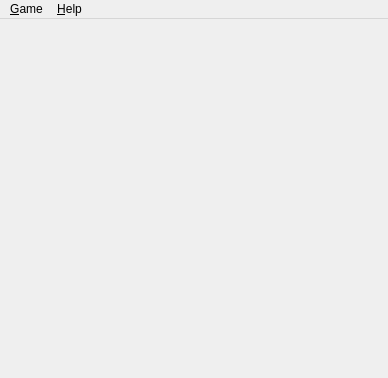
<?xml version="1.0" encoding="UTF-8"?>
<ui version="4.0">
 <class>MainWindow</class>
 <widget class="QMainWindow" name="MainWindow">
  <property name="enabled">
   <bool>true</bool>
  </property>
  <property name="geometry">
   <rect>
    <x>0</x>
    <y>0</y>
    <width>388</width>
    <height>378</height>
   </rect>
  </property>
  <property name="windowTitle">
   <string>KBang Client</string>
  </property>
  <property name="autoFillBackground">
   <bool>false</bool>
  </property>
  <property name="styleSheet">
   <string notr="true"/>
  </property>
  <widget class="QWidget" name="mp_centralWidget">
   <property name="autoFillBackground">
    <bool>false</bool>
   </property>
   <property name="styleSheet">
    <string notr="true"/>
   </property>
   <layout class="QGridLayout" name="gridLayout">
    <property name="spacing">
     <number>0</number>
    </property>
    <item row="0" column="0">
     <layout class="QHBoxLayout" name="horizontalLayout_5">
      <property name="spacing">
       <number>0</number>
      </property>
      <item>
       <spacer name="horizontalSpacer_6">
        <property name="orientation">
         <enum>Qt::Horizontal</enum>
        </property>
        <property name="sizeType">
         <enum>QSizePolicy::Preferred</enum>
        </property>
        <property name="sizeHint" stdset="0">
         <size>
          <width>15</width>
          <height>15</height>
         </size>
        </property>
       </spacer>
      </item>
      <item>
       <layout class="QVBoxLayout" name="verticalLayout_5">
        <property name="spacing">
         <number>0</number>
        </property>
        <item>
         <spacer name="verticalSpacer_5">
          <property name="orientation">
           <enum>Qt::Vertical</enum>
          </property>
          <property name="sizeType">
           <enum>QSizePolicy::Preferred</enum>
          </property>
          <property name="sizeHint" stdset="0">
           <size>
            <width>15</width>
            <height>10</height>
           </size>
          </property>
         </spacer>
        </item>
        <item>
         <widget class="client::OpponentWidget" name="mp_opponent2" native="true">
          <property name="sizePolicy">
           <sizepolicy hsizetype="Fixed" vsizetype="Fixed">
            <horstretch>0</horstretch>
            <verstretch>0</verstretch>
           </sizepolicy>
          </property>
          <property name="minimumSize">
           <size>
            <width>0</width>
            <height>0</height>
           </size>
          </property>
         </widget>
        </item>
       </layout>
      </item>
     </layout>
    </item>
    <item row="0" column="1">
     <layout class="QHBoxLayout" name="horizontalLayout_6">
      <property name="spacing">
       <number>0</number>
      </property>
      <item>
       <spacer name="horizontalSpacer_7">
        <property name="orientation">
         <enum>Qt::Horizontal</enum>
        </property>
        <property name="sizeType">
         <enum>QSizePolicy::Preferred</enum>
        </property>
        <property name="sizeHint" stdset="0">
         <size>
          <width>10</width>
          <height>15</height>
         </size>
        </property>
       </spacer>
      </item>
      <item>
       <layout class="QVBoxLayout" name="verticalLayout_6">
        <property name="spacing">
         <number>0</number>
        </property>
        <item>
         <widget class="client::OpponentWidget" name="mp_opponent3" native="true">
          <property name="sizePolicy">
           <sizepolicy hsizetype="Fixed" vsizetype="Fixed">
            <horstretch>0</horstretch>
            <verstretch>0</verstretch>
           </sizepolicy>
          </property>
          <property name="minimumSize">
           <size>
            <width>0</width>
            <height>0</height>
           </size>
          </property>
         </widget>
        </item>
        <item>
         <spacer name="verticalSpacer_6">
          <property name="orientation">
           <enum>Qt::Vertical</enum>
          </property>
          <property name="sizeType">
           <enum>QSizePolicy::Expanding</enum>
          </property>
          <property name="sizeHint" stdset="0">
           <size>
            <width>15</width>
            <height>10</height>
           </size>
          </property>
         </spacer>
        </item>
       </layout>
      </item>
     </layout>
    </item>
    <item row="0" column="2">
     <spacer name="horizontalSpacer_9">
      <property name="orientation">
       <enum>Qt::Horizontal</enum>
      </property>
      <property name="sizeType">
       <enum>QSizePolicy::Maximum</enum>
      </property>
      <property name="sizeHint" stdset="0">
       <size>
        <width>50</width>
        <height>20</height>
       </size>
      </property>
     </spacer>
    </item>
    <item row="0" column="3">
     <layout class="QHBoxLayout" name="horizontalLayout_7">
      <item>
       <layout class="QVBoxLayout" name="verticalLayout_7">
        <item>
         <widget class="client::OpponentWidget" name="mp_opponent4" native="true">
          <property name="sizePolicy">
           <sizepolicy hsizetype="Fixed" vsizetype="Fixed">
            <horstretch>0</horstretch>
            <verstretch>0</verstretch>
           </sizepolicy>
          </property>
          <property name="minimumSize">
           <size>
            <width>0</width>
            <height>0</height>
           </size>
          </property>
         </widget>
        </item>
        <item>
         <spacer name="verticalSpacer_7">
          <property name="orientation">
           <enum>Qt::Vertical</enum>
          </property>
          <property name="sizeType">
           <enum>QSizePolicy::Expanding</enum>
          </property>
          <property name="sizeHint" stdset="0">
           <size>
            <width>15</width>
            <height>10</height>
           </size>
          </property>
         </spacer>
        </item>
       </layout>
      </item>
      <item>
       <spacer name="horizontalSpacer_8">
        <property name="orientation">
         <enum>Qt::Horizontal</enum>
        </property>
        <property name="sizeType">
         <enum>QSizePolicy::Preferred</enum>
        </property>
        <property name="sizeHint" stdset="0">
         <size>
          <width>10</width>
          <height>15</height>
         </size>
        </property>
       </spacer>
      </item>
     </layout>
    </item>
    <item row="0" column="4">
     <layout class="QHBoxLayout" name="horizontalLayout_4">
      <property name="spacing">
       <number>0</number>
      </property>
      <item>
       <layout class="QVBoxLayout" name="verticalLayout_4">
        <property name="spacing">
         <number>0</number>
        </property>
        <item>
         <spacer name="verticalSpacer_4">
          <property name="orientation">
           <enum>Qt::Vertical</enum>
          </property>
          <property name="sizeType">
           <enum>QSizePolicy::Minimum</enum>
          </property>
          <property name="sizeHint" stdset="0">
           <size>
            <width>15</width>
            <height>10</height>
           </size>
          </property>
         </spacer>
        </item>
        <item>
         <widget class="client::OpponentWidget" name="mp_opponent5" native="true">
          <property name="sizePolicy">
           <sizepolicy hsizetype="Fixed" vsizetype="Fixed">
            <horstretch>0</horstretch>
            <verstretch>0</verstretch>
           </sizepolicy>
          </property>
          <property name="minimumSize">
           <size>
            <width>0</width>
            <height>0</height>
           </size>
          </property>
         </widget>
        </item>
       </layout>
      </item>
      <item>
       <spacer name="horizontalSpacer_5">
        <property name="orientation">
         <enum>Qt::Horizontal</enum>
        </property>
        <property name="sizeType">
         <enum>QSizePolicy::Preferred</enum>
        </property>
        <property name="sizeHint" stdset="0">
         <size>
          <width>15</width>
          <height>15</height>
         </size>
        </property>
       </spacer>
      </item>
     </layout>
    </item>
    <item row="1" column="0">
     <layout class="QHBoxLayout" name="horizontalLayout_3">
      <item>
       <layout class="QVBoxLayout" name="verticalLayout_9">
        <item>
         <spacer name="verticalSpacer_9">
          <property name="orientation">
           <enum>Qt::Vertical</enum>
          </property>
          <property name="sizeType">
           <enum>QSizePolicy::Expanding</enum>
          </property>
          <property name="sizeHint" stdset="0">
           <size>
            <width>15</width>
            <height>2</height>
           </size>
          </property>
         </spacer>
        </item>
        <item>
         <widget class="client::OpponentWidget" name="mp_opponent1" native="true">
          <property name="sizePolicy">
           <sizepolicy hsizetype="Fixed" vsizetype="Fixed">
            <horstretch>0</horstretch>
            <verstretch>0</verstretch>
           </sizepolicy>
          </property>
         </widget>
        </item>
        <item>
         <spacer name="verticalSpacer_11">
          <property name="orientation">
           <enum>Qt::Vertical</enum>
          </property>
          <property name="sizeHint" stdset="0">
           <size>
            <width>15</width>
            <height>2</height>
           </size>
          </property>
         </spacer>
        </item>
       </layout>
      </item>
      <item>
       <spacer name="horizontalSpacer_4">
        <property name="orientation">
         <enum>Qt::Horizontal</enum>
        </property>
        <property name="sizeType">
         <enum>QSizePolicy::Preferred</enum>
        </property>
        <property name="sizeHint" stdset="0">
         <size>
          <width>50</width>
          <height>15</height>
         </size>
        </property>
       </spacer>
      </item>
     </layout>
    </item>
    <item row="1" column="1" colspan="3">
     <layout class="QVBoxLayout" name="verticalLayout_10">
      <property name="spacing">
       <number>0</number>
      </property>
      <item>
       <widget class="QWidget" name="mp_middleWidget" native="true">
        <property name="sizePolicy">
         <sizepolicy hsizetype="Preferred" vsizetype="Preferred">
          <horstretch>0</horstretch>
          <verstretch>0</verstretch>
         </sizepolicy>
        </property>
       </widget>
      </item>
      <item>
       <spacer name="verticalSpacer_10">
        <property name="orientation">
         <enum>Qt::Vertical</enum>
        </property>
        <property name="sizeType">
         <enum>QSizePolicy::Minimum</enum>
        </property>
        <property name="sizeHint" stdset="0">
         <size>
          <width>15</width>
          <height>15</height>
         </size>
        </property>
       </spacer>
      </item>
     </layout>
    </item>
    <item row="1" column="4">
     <layout class="QHBoxLayout" name="horizontalLayout_2">
      <property name="spacing">
       <number>0</number>
      </property>
      <item>
       <spacer name="horizontalSpacer_3">
        <property name="orientation">
         <enum>Qt::Horizontal</enum>
        </property>
        <property name="sizeType">
         <enum>QSizePolicy::Preferred</enum>
        </property>
        <property name="sizeHint" stdset="0">
         <size>
          <width>50</width>
          <height>15</height>
         </size>
        </property>
       </spacer>
      </item>
      <item>
       <layout class="QVBoxLayout" name="verticalLayout_8">
        <property name="spacing">
         <number>0</number>
        </property>
        <item>
         <spacer name="verticalSpacer_8">
          <property name="orientation">
           <enum>Qt::Vertical</enum>
          </property>
          <property name="sizeType">
           <enum>QSizePolicy::Expanding</enum>
          </property>
          <property name="sizeHint" stdset="0">
           <size>
            <width>15</width>
            <height>2</height>
           </size>
          </property>
         </spacer>
        </item>
        <item>
         <widget class="client::OpponentWidget" name="mp_opponent6" native="true">
          <property name="sizePolicy">
           <sizepolicy hsizetype="Fixed" vsizetype="Fixed">
            <horstretch>0</horstretch>
            <verstretch>0</verstretch>
           </sizepolicy>
          </property>
          <property name="minimumSize">
           <size>
            <width>0</width>
            <height>0</height>
           </size>
          </property>
         </widget>
        </item>
        <item>
         <spacer name="verticalSpacer_12">
          <property name="orientation">
           <enum>Qt::Vertical</enum>
          </property>
          <property name="sizeHint" stdset="0">
           <size>
            <width>15</width>
            <height>2</height>
           </size>
          </property>
         </spacer>
        </item>
       </layout>
      </item>
     </layout>
    </item>
    <item row="2" column="0" colspan="5">
     <layout class="QHBoxLayout" name="horizontalLayout_8">
      <property name="spacing">
       <number>0</number>
      </property>
      <item>
       <layout class="QVBoxLayout" name="verticalLayout_2">
        <property name="spacing">
         <number>0</number>
        </property>
        <item>
         <spacer name="verticalSpacer">
          <property name="orientation">
           <enum>Qt::Vertical</enum>
          </property>
          <property name="sizeType">
           <enum>QSizePolicy::Minimum</enum>
          </property>
          <property name="sizeHint" stdset="0">
           <size>
            <width>15</width>
            <height>5</height>
           </size>
          </property>
         </spacer>
        </item>
        <item>
         <widget class="client::ChatWidget" name="mp_chatWidget" native="true">
          <property name="sizePolicy">
           <sizepolicy hsizetype="Expanding" vsizetype="Fixed">
            <horstretch>0</horstretch>
            <verstretch>0</verstretch>
           </sizepolicy>
          </property>
         </widget>
        </item>
       </layout>
      </item>
      <item>
       <layout class="QVBoxLayout" name="verticalLayout_11">
        <property name="spacing">
         <number>0</number>
        </property>
        <item>
         <layout class="QHBoxLayout" name="horizontalLayout">
          <property name="spacing">
           <number>0</number>
          </property>
          <item>
           <spacer name="horizontalSpacer">
            <property name="orientation">
             <enum>Qt::Horizontal</enum>
            </property>
            <property name="sizeType">
             <enum>QSizePolicy::Minimum</enum>
            </property>
            <property name="sizeHint" stdset="0">
             <size>
              <width>30</width>
              <height>237</height>
             </size>
            </property>
           </spacer>
          </item>
          <item>
           <widget class="client::LocalPlayerWidget" name="mp_localPlayerWidget" native="true">
            <property name="sizePolicy">
             <sizepolicy hsizetype="Fixed" vsizetype="Fixed">
              <horstretch>0</horstretch>
              <verstretch>0</verstretch>
             </sizepolicy>
            </property>
            <property name="minimumSize">
             <size>
              <width>0</width>
              <height>0</height>
             </size>
            </property>
           </widget>
          </item>
          <item>
           <spacer name="horizontalSpacer_2">
            <property name="orientation">
             <enum>Qt::Horizontal</enum>
            </property>
            <property name="sizeType">
             <enum>QSizePolicy::Minimum</enum>
            </property>
            <property name="sizeHint" stdset="0">
             <size>
              <width>30</width>
              <height>237</height>
             </size>
            </property>
           </spacer>
          </item>
         </layout>
        </item>
        <item>
         <spacer name="verticalSpacer_2">
          <property name="orientation">
           <enum>Qt::Vertical</enum>
          </property>
          <property name="sizeType">
           <enum>QSizePolicy::Minimum</enum>
          </property>
          <property name="sizeHint" stdset="0">
           <size>
            <width>10</width>
            <height>0</height>
           </size>
          </property>
         </spacer>
        </item>
        <item>
         <widget class="QLabel" name="mp_statusLabel">
          <property name="sizePolicy">
           <sizepolicy hsizetype="Expanding" vsizetype="Fixed">
            <horstretch>0</horstretch>
            <verstretch>0</verstretch>
           </sizepolicy>
          </property>
          <property name="font">
           <font>
            <pointsize>10</pointsize>
           </font>
          </property>
          <property name="text">
           <string/>
          </property>
          <property name="alignment">
           <set>Qt::AlignCenter</set>
          </property>
         </widget>
        </item>
       </layout>
      </item>
      <item>
       <layout class="QVBoxLayout" name="verticalLayout">
        <property name="spacing">
         <number>0</number>
        </property>
        <item>
         <spacer name="verticalSpacer_3">
          <property name="orientation">
           <enum>Qt::Vertical</enum>
          </property>
          <property name="sizeType">
           <enum>QSizePolicy::Minimum</enum>
          </property>
          <property name="sizeHint" stdset="0">
           <size>
            <width>15</width>
            <height>5</height>
           </size>
          </property>
         </spacer>
        </item>
        <item>
         <widget class="client::LogWidget" name="mp_logWidget" native="true">
          <property name="sizePolicy">
           <sizepolicy hsizetype="Expanding" vsizetype="Fixed">
            <horstretch>0</horstretch>
            <verstretch>0</verstretch>
           </sizepolicy>
          </property>
         </widget>
        </item>
       </layout>
      </item>
     </layout>
    </item>
   </layout>
  </widget>
  <widget class="QMenuBar" name="menubar">
   <property name="geometry">
    <rect>
     <x>0</x>
     <y>0</y>
     <width>388</width>
     <height>23</height>
    </rect>
   </property>
   <property name="autoFillBackground">
    <bool>false</bool>
   </property>
   <widget class="QMenu" name="menuGame">
    <property name="title">
     <string>&amp;Game</string>
    </property>
    <addaction name="mp_actionConnectToServer"/>
    <addaction name="mp_actionDisconnectFromServer"/>
    <addaction name="separator"/>
    <addaction name="actionCreateGame"/>
    <addaction name="mp_actionJoinGame"/>
    <addaction name="mp_actionLeaveGame"/>
    <addaction name="mp_actionExit"/>
   </widget>
   <widget class="QMenu" name="menuHelp">
    <property name="title">
     <string>&amp;Help</string>
    </property>
    <addaction name="mp_actionAbout"/>
   </widget>
   <addaction name="menuGame"/>
   <addaction name="menuHelp"/>
  </widget>
  <action name="mp_actionConnectToServer">
   <property name="icon">
    <iconset resource="resources/client.qrc">
     <normaloff>:/icons/connect.png</normaloff>:/icons/connect.png</iconset>
   </property>
   <property name="text">
    <string>&amp;Connect to Server</string>
   </property>
  </action>
  <action name="mp_actionExit">
   <property name="text">
    <string>&amp;Exit</string>
   </property>
  </action>
  <action name="mp_actionDisconnectFromServer">
   <property name="icon">
    <iconset resource="resources/client.qrc">
     <normaloff>:/icons/disconnect.png</normaloff>:/icons/disconnect.png</iconset>
   </property>
   <property name="text">
    <string>&amp;Disconnect from Server</string>
   </property>
  </action>
  <action name="mp_actionJoinGame">
   <property name="text">
    <string>&amp;Join Game</string>
   </property>
  </action>
  <action name="mp_actionLeaveGame">
   <property name="text">
    <string>&amp;Leave Game</string>
   </property>
  </action>
  <action name="actionCreateGame">
   <property name="text">
    <string>C&amp;reate Game</string>
   </property>
  </action>
  <action name="mp_actionAbout">
   <property name="text">
    <string>&amp;About KBang</string>
   </property>
  </action>
 </widget>
 <customwidgets>
  <customwidget>
   <class>client::OpponentWidget</class>
   <extends>QWidget</extends>
   <header>opponentwidget.h</header>
   <container>1</container>
  </customwidget>
  <customwidget>
   <class>client::ChatWidget</class>
   <extends>QWidget</extends>
   <header>chatwidget.h</header>
   <container>1</container>
  </customwidget>
  <customwidget>
   <class>client::LogWidget</class>
   <extends>QWidget</extends>
   <header>logwidget.h</header>
   <container>1</container>
  </customwidget>
  <customwidget>
   <class>client::LocalPlayerWidget</class>
   <extends>QWidget</extends>
   <header>localplayerwidget.h</header>
   <container>1</container>
  </customwidget>
 </customwidgets>
 <resources>
  <include location="resources/client.qrc"/>
 </resources>
 <connections>
  <connection>
   <sender>mp_actionExit</sender>
   <signal>triggered()</signal>
   <receiver>MainWindow</receiver>
   <slot>close()</slot>
   <hints>
    <hint type="sourcelabel">
     <x>-1</x>
     <y>-1</y>
    </hint>
    <hint type="destinationlabel">
     <x>399</x>
     <y>328</y>
    </hint>
   </hints>
  </connection>
 </connections>
</ui>
